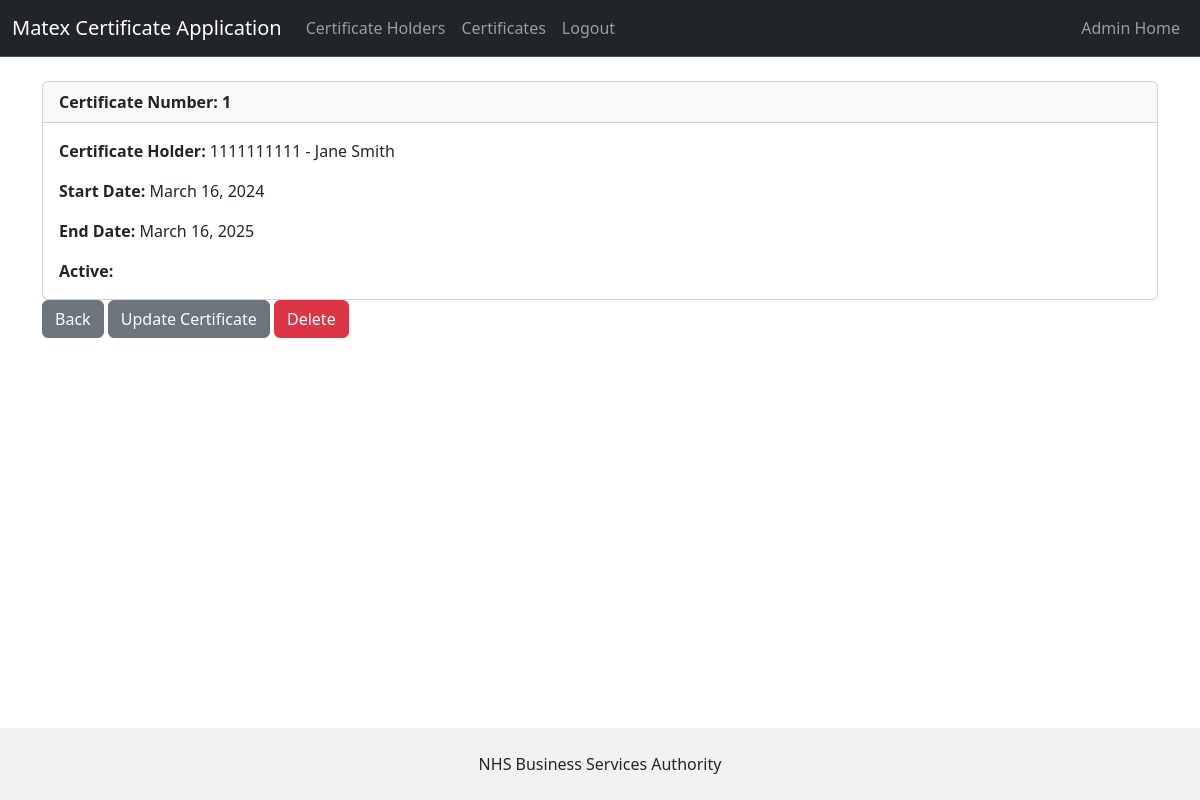
Screenshot of /certificate-info/1/ (signed in) with the database file from the repository.
### matex_app/models.py (models this page shows, shortened)
class CertificateInfo(models.Model):
    certificate_holder = models.ForeignKey(CertificateHolder, on_delete=models.CASCADE)
    certificate_number = models.AutoField(primary_key=True)
    certificate_start_date = models.DateField(null=True)
    certificate_expiration_date = models.DateField()

class CertificateHolder(models.Model):
    nhs_number = models.BigIntegerField(
        validators=[
            MinValueValidator(1000000000),
            MaxValueValidator(9999999999)
        ],
        unique=True)
    first_name = models.CharField(
        max_length=50,
        validators=[
            RegexValidator(
                regex=r'^[A-Za-z]+$',
                message="First name can only contain letters."
            )
        ],
        help_text="Enter the first name (letters only)."
    )
    last_name = models.CharField(
        max_length=50,
        validators=[
            RegexValidator(
                regex=r'^[A-Za-z]+$',
                message="Last name can only contain letters."
            )
        ],
        help_text="Enter the last name (letters only)."
    )
    email = models.EmailField(
        validators=[EmailValidator()],
        unique=True,
        help_text="Enter a valid email address."
    )
    date_of_birth = models.DateField(
        help_text="Enter the date of birth (YYYY-MM-DD)."
    )
    def __str__(self):
        return str(self.nhs_number) + " - " + f'{self.first_name} {self.last_name}'

### matex_app/views.py (the view)
# urls.py: path('certificate-info/<int:pk>/', views.certificate_info, name='certificate-info'),
def certificate_info(request, pk):
    if request.user.is_authenticated:
        certificate_record = CertificateInfo.objects.get(certificate_number=pk)
        return render(request, 'certificate-info.html', {'certificate_record': certificate_record})
    else:
        messages.success(request, 'Please log in to view this page')
        return redirect('index')

### matex_app/templates/certificate-info.html
{% extends 'base.html' %}
{% block content %}
<div class="card">
    <div class="card-header"><strong>
        Certificate Number: {{ certificate_record.certificate_number }}
       </strong>
    </div>
    <div class="card-body">
        <p class="card-text">
            <strong>Certificate Holder: </strong> {{ certificate_record.certificate_holder }}
        </p>
        <p class="card-text">
            <strong>Start Date: </strong>{{ certificate_record.certificate_start_date }}
        </p>
        <p class="card-text">
            <strong>End Date: </strong>{{ certificate_record.certificate_expiration_date }}
        </p>
        <p class="card-text">
            <strong>Active: </strong>{{ certificate_record.certificate_active }}
        </p>
    </div>
</div>
<a href="{% url 'certificates' %}" class="btn btn-secondary">Back</a>
<a href="{% url 'update-certificate' certificate_record.certificate_number %}" class="btn btn-secondary">Update Certificate</a>
<a href="{% url 'delete-certificate' certificate_record.certificate_number %}" class="btn btn-danger">Delete</a>
{% endblock %}

### rows the page displays
CertificateInfo: certificate_number "1", certificate_holder "1111111111 - Jane Smith", certificate_start_date "March 16, 2024", certificate_expiration_date "March 16, 2025"
